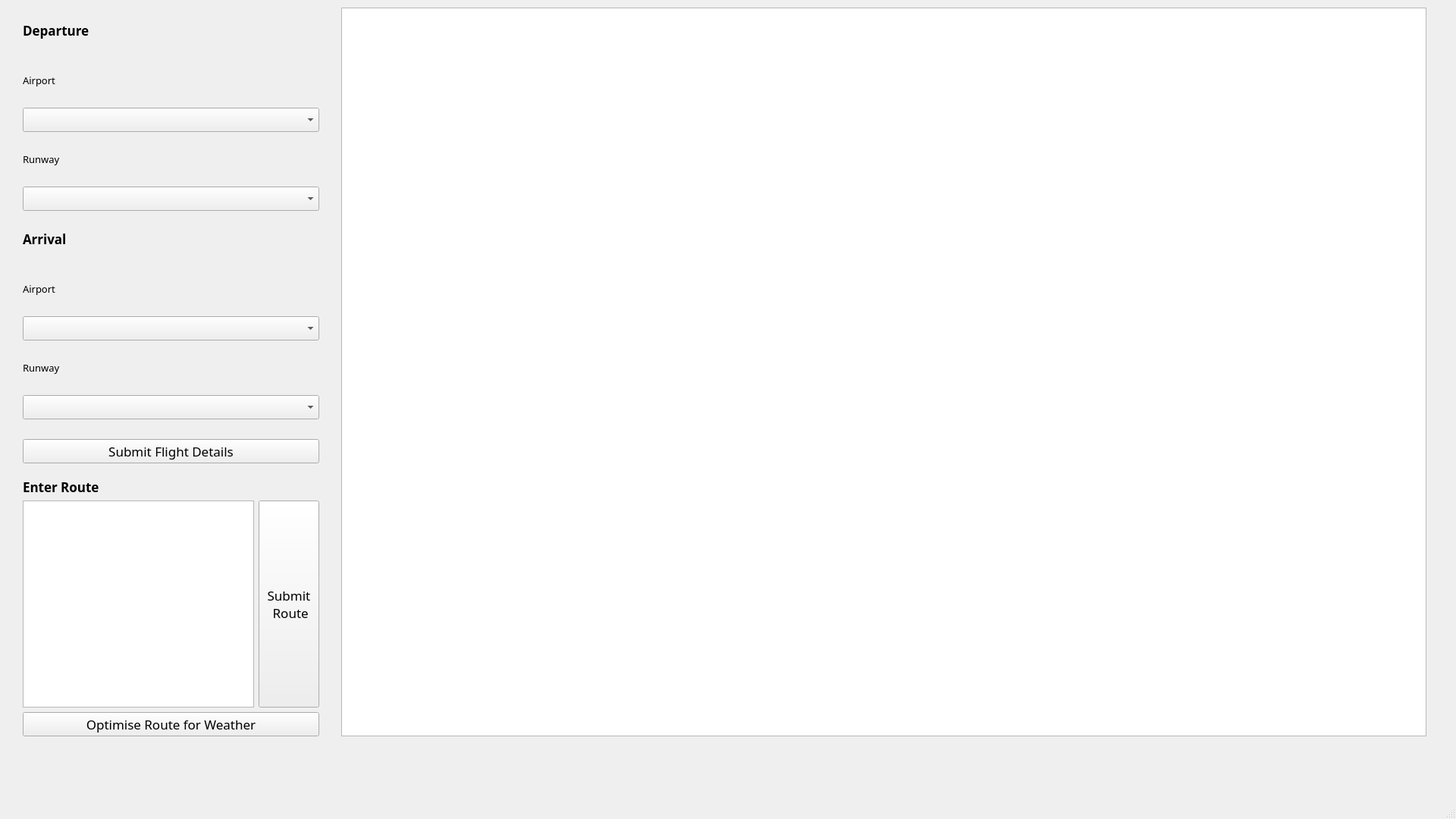
<?xml version="1.0" encoding="UTF-8"?>
<ui version="4.0">
 <class>MainWindow</class>
 <widget class="QMainWindow" name="MainWindow">
  <property name="geometry">
   <rect>
    <x>0</x>
    <y>0</y>
    <width>1920</width>
    <height>1080</height>
   </rect>
  </property>
  <property name="font">
   <font>
    <family>Dubai</family>
    <pointsize>13</pointsize>
   </font>
  </property>
  <property name="windowTitle">
   <string>MainWindow</string>
  </property>
  <widget class="QWidget" name="centralwidget">
   <widget class="QWidget" name="horizontalLayoutWidget">
    <property name="geometry">
     <rect>
      <x>450</x>
      <y>10</y>
      <width>1431</width>
      <height>961</height>
     </rect>
    </property>
    <layout class="QHBoxLayout" name="map_layout">
     <item>
      <widget class="QGraphicsView" name="map_view"/>
     </item>
    </layout>
   </widget>
   <widget class="QWidget" name="verticalLayoutWidget">
    <property name="geometry">
     <rect>
      <x>30</x>
      <y>10</y>
      <width>391</width>
      <height>601</height>
     </rect>
    </property>
    <layout class="QVBoxLayout" name="flight_details_menu">
     <item>
      <widget class="QLabel" name="departure_label">
       <property name="font">
        <font>
         <family>Dubai</family>
         <pointsize>13</pointsize>
         <weight>75</weight>
         <bold>true</bold>
        </font>
       </property>
       <property name="text">
        <string>Departure</string>
       </property>
      </widget>
     </item>
     <item>
      <widget class="QLabel" name="departure_airport_label">
       <property name="font">
        <font>
         <family>Dubai</family>
         <pointsize>10</pointsize>
        </font>
       </property>
       <property name="text">
        <string>Airport</string>
       </property>
      </widget>
     </item>
     <item>
      <widget class="QComboBox" name="departure_airport"/>
     </item>
     <item>
      <widget class="QLabel" name="departure_runway_label">
       <property name="font">
        <font>
         <family>Dubai</family>
         <pointsize>10</pointsize>
        </font>
       </property>
       <property name="text">
        <string>Runway</string>
       </property>
      </widget>
     </item>
     <item>
      <widget class="QComboBox" name="departure_runway"/>
     </item>
     <item>
      <widget class="QLabel" name="arrival_label">
       <property name="font">
        <font>
         <family>Dubai</family>
         <pointsize>13</pointsize>
         <weight>75</weight>
         <bold>true</bold>
        </font>
       </property>
       <property name="text">
        <string>Arrival</string>
       </property>
      </widget>
     </item>
     <item>
      <widget class="QLabel" name="arrival_airport_label">
       <property name="font">
        <font>
         <family>Dubai</family>
         <pointsize>10</pointsize>
        </font>
       </property>
       <property name="text">
        <string>Airport</string>
       </property>
      </widget>
     </item>
     <item>
      <widget class="QComboBox" name="arrival_airport"/>
     </item>
     <item>
      <widget class="QLabel" name="arrival_runway_label">
       <property name="font">
        <font>
         <family>Dubai</family>
         <pointsize>10</pointsize>
        </font>
       </property>
       <property name="text">
        <string>Runway</string>
       </property>
      </widget>
     </item>
     <item>
      <widget class="QComboBox" name="arrival_runway"/>
     </item>
     <item>
      <spacer name="horizontalSpacer">
       <property name="orientation">
        <enum>Qt::Horizontal</enum>
       </property>
       <property name="sizeHint" stdset="0">
        <size>
         <width>40</width>
         <height>20</height>
        </size>
       </property>
      </spacer>
     </item>
     <item>
      <widget class="QPushButton" name="submit_flight_details_button">
       <property name="text">
        <string>Submit Flight Details</string>
       </property>
      </widget>
     </item>
    </layout>
   </widget>
   <widget class="QWidget" name="verticalLayoutWidget_2">
    <property name="geometry">
     <rect>
      <x>30</x>
      <y>630</y>
      <width>391</width>
      <height>341</height>
     </rect>
    </property>
    <layout class="QVBoxLayout" name="route_optimisation_menu">
     <item>
      <widget class="QLabel" name="enter_route_label">
       <property name="font">
        <font>
         <family>Dubai</family>
         <pointsize>13</pointsize>
         <weight>75</weight>
         <bold>true</bold>
        </font>
       </property>
       <property name="text">
        <string>Enter Route</string>
       </property>
      </widget>
     </item>
     <item>
      <layout class="QHBoxLayout" name="original_route_menu">
       <item>
        <widget class="QPlainTextEdit" name="route_text_edit"/>
       </item>
       <item>
        <widget class="QPushButton" name="submit_route_button">
         <property name="sizePolicy">
          <sizepolicy hsizetype="Minimum" vsizetype="Preferred">
           <horstretch>0</horstretch>
           <verstretch>0</verstretch>
          </sizepolicy>
         </property>
         <property name="text">
          <string>Submit 
 Route</string>
         </property>
        </widget>
       </item>
      </layout>
     </item>
     <item>
      <widget class="QPushButton" name="optimise_route_button">
       <property name="text">
        <string>Optimise Route for Weather</string>
       </property>
      </widget>
     </item>
    </layout>
   </widget>
   <widget class="QLabel" name="zz">
    <property name="geometry">
     <rect>
      <x>0</x>
      <y>0</y>
      <width>1920</width>
      <height>1080</height>
     </rect>
    </property>
    <property name="text">
     <string/>
    </property>
   </widget>
  </widget>
  <widget class="QMenuBar" name="menubar">
   <property name="geometry">
    <rect>
     <x>0</x>
     <y>0</y>
     <width>1920</width>
     <height>43</height>
    </rect>
   </property>
  </widget>
  <widget class="QStatusBar" name="statusbar"/>
 </widget>
 <resources/>
 <connections/>
</ui>
